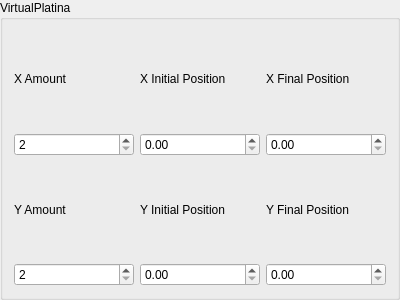
<?xml version="1.0" encoding="UTF-8"?>
<ui version="4.0">
 <class>GroupBox</class>
 <widget class="QGroupBox" name="GroupBox">
  <property name="geometry">
   <rect>
    <x>0</x>
    <y>0</y>
    <width>400</width>
    <height>300</height>
   </rect>
  </property>
  <property name="windowTitle">
   <string>GroupBox</string>
  </property>
  <property name="title">
   <string>VirtualPlatina</string>
  </property>
  <layout class="QGridLayout" name="gridLayout">
   <item row="0" column="0">
    <widget class="QLabel" name="x_amount_label">
     <property name="text">
      <string>X Amount</string>
     </property>
    </widget>
   </item>
   <item row="0" column="1">
    <widget class="QLabel" name="x_init_label">
     <property name="text">
      <string>X Initial Position</string>
     </property>
    </widget>
   </item>
   <item row="0" column="2">
    <widget class="QLabel" name="x_final_label">
     <property name="text">
      <string>X Final Position</string>
     </property>
    </widget>
   </item>
   <item row="1" column="0">
    <widget class="QSpinBox" name="x_amount_spinbox">
     <property name="minimum">
      <number>2</number>
     </property>
     <property name="maximum">
      <number>10000</number>
     </property>
    </widget>
   </item>
   <item row="1" column="1">
    <widget class="QDoubleSpinBox" name="x_init_spinbox"/>
   </item>
   <item row="1" column="2">
    <widget class="QDoubleSpinBox" name="x_final_spinbox"/>
   </item>
   <item row="2" column="0">
    <widget class="QLabel" name="y_amount_label">
     <property name="text">
      <string>Y Amount</string>
     </property>
    </widget>
   </item>
   <item row="2" column="1">
    <widget class="QLabel" name="y_init_label">
     <property name="text">
      <string>Y Initial Position</string>
     </property>
    </widget>
   </item>
   <item row="2" column="2">
    <widget class="QLabel" name="y_final_label">
     <property name="text">
      <string>Y Final Position</string>
     </property>
    </widget>
   </item>
   <item row="3" column="0">
    <widget class="QSpinBox" name="y_amount_spinbox">
     <property name="minimum">
      <number>2</number>
     </property>
     <property name="maximum">
      <number>10000</number>
     </property>
    </widget>
   </item>
   <item row="3" column="1">
    <widget class="QDoubleSpinBox" name="y_init_spinbox"/>
   </item>
   <item row="3" column="2">
    <widget class="QDoubleSpinBox" name="y_final_spinbox"/>
   </item>
  </layout>
 </widget>
 <resources/>
 <connections/>
</ui>
